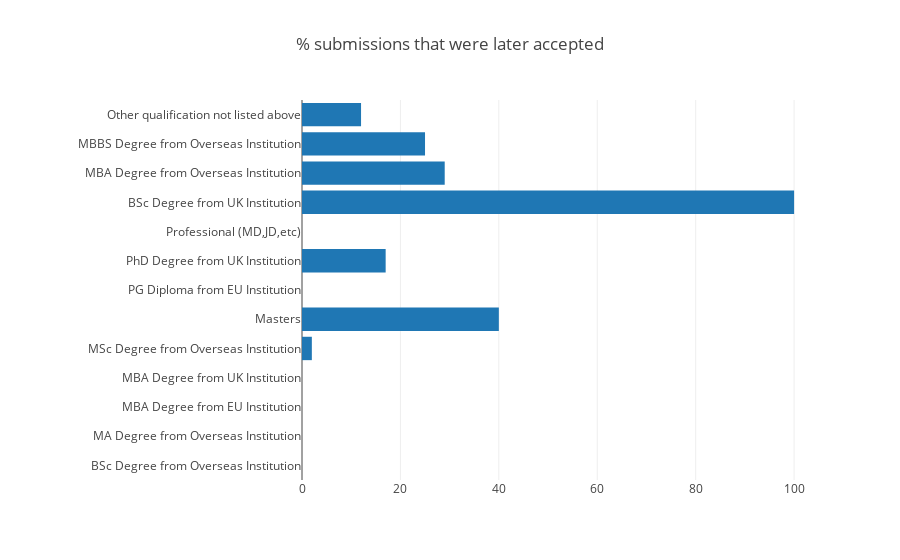

Notebook code cell kept with this figure:
### Markdown cell above
### UK BSc are the most likely to be accepted (100% of UK BSc submissions were accepted)

### Code cell
trace1 = go.Bar(
    x=round((acceptedu['Reference Number'] / submitedu['Reference Number'])*100, 0),
    y=acceptedu.index,
    name='Accepted',
    orientation = 'h'
)

data = [trace1]
layout = go.Layout(
    barmode='group',
    xaxis=dict(
        domain=[0.3, 1]),
        title = '% submissions that were later accepted',
    yaxis=dict(
        tickmode = 'linear',
        showticklabels = True
    ),
)

fig = go.Figure(data=data, layout=layout)
py.iplot(fig, filename='grouped-bar')

### Figure 1 — Plotly figure (JSON) as saved in the notebook; plotly's stock layout.template omitted (floating-point values rounded to 4 significant figures)
{"data": [{"name": "Accepted", "orientation": "h", "type": "bar", "uid": "b874daae-6115-11e9-92c9-b4b68690f880", "x": [null, null, null, null, 2, 40, null, 17, null, 100, 29, 25, 12, null, null, null, 5, null, null, null, 33, 10, 25, null, null, null, null, 33, 14], "y": ["BSc Degree from Overseas Institution", "MA Degree from Overseas Institution", "MBA Degree from EU Institution", "MBA Degree from UK Institution", "MSc Degree from Overseas Institution", "Masters", "PG Diploma from EU Institution", "PhD Degree from UK Institution", "Professional (MD,JD,etc)", "BSc Degree from UK Institution", "MBA Degree from Overseas Institution", "MBBS Degree from Overseas Institution", "Other qualification not listed above"]}], "layout": {"barmode": "group", "title": "% submissions that were later accepted", "xaxis": {"domain": [0.3, 1]}, "yaxis": {"showticklabels": true, "tickmode": "linear"}}}
